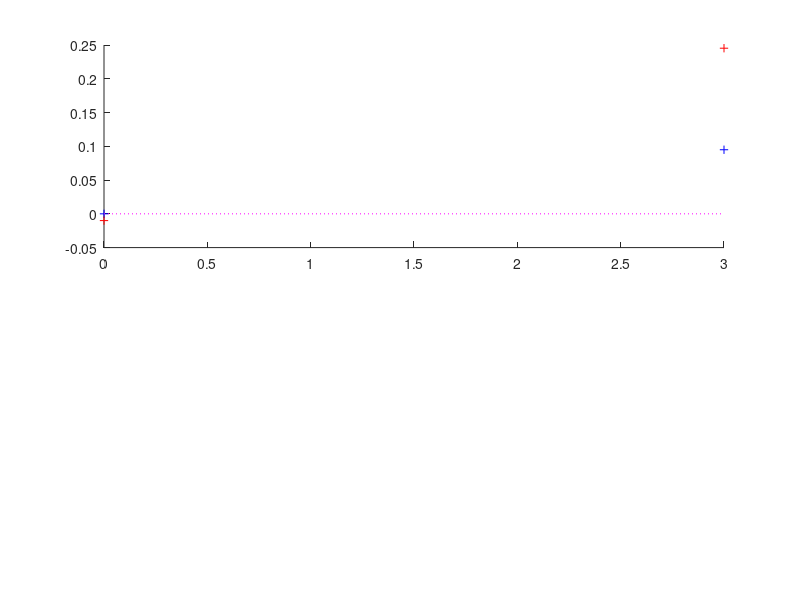

Write MATLAB code to recreate this figure. (Note: this script raises an error after producing the figure.)
function exp055_hardware_iterative_control
% % % % % % % % % % % % % % % % % % % % % % % % % % % % % % % % % % % % % %
%
% exp055_hardware_iterative_control
%
% Q: Can we also work with iterative control in a GP setting?
% 
% A: 
%
% % % % % % % % % % % % % % % % % % % % % % % % % % % % % % % % % % % % % %
%
% Author: Edgar Klenske (edgar.klenske@tuebingen.mpg.de)
% Created: 2014-06-25
%
% % % % % % % % % % % % % % % % % % % % % % % % % % % % % % % % % % % % % %
clear all

%% colors
mpg = [0,125,122] ./ 255;
dre = [130,0,0] ./ 255; 
gre = [100,100,100] ./ 255; 
ora = [255,153,51] ./ 255;
blu = [0,0,130] ./ 255;

%%

% description and filename to save the data
desc = 'hardware run with iterative control scheme'
filename = '20140630_plain_control.mat'

% specify the used control method
method = 'ilc' % 'p', 'plain', 'gp', 'gp-es'
control_gain = 1;

% Basic Kernel Hyperparameters
hyp1 = log([
            5.234 % P_ell, length-scale of the periodic kernel
            300 %396.0294 % P_p, period-length of the periodic kernel
            0.355 % P_sf, signal-variance of the periodic kernel
            200 % SE_ell, length-scale of the SE-kernel
            sqrt(2)*0.55*0.2; % tau, model variance for delta kernel 
            ]);
hypopt = hyp1;
cov = @covfunc;
opt_hyp = 1;


sigma = 0.25; % the daytime indoor measurement noise SD is 0.25-0.35

% Prior on hyperparameters
pri.mean = exp(hyp1);
pri.sigm = [
            1 % P_ell, length-scale of the periodic kernel
            100 % P_p, period-length of the periodic kernel
            0.01 % P_sf, signal-variance of the periodic kernel
            1000 % SE_ell, length-scale of the SE-kernel
            0.1 % rho, prior for the linear kernel
            0.01; % tau, model variance for delta kernel
            ];

% zero mean function
meanfunc = @(x1) 0;

% controller parameters
dtc = 3; % controller time
TEND = 1500;
T0 = 0:dtc:TEND; % initialise the time vector
dtm = 3; % measurement time

global A B C
A = 0;
B = 1;
C = 1;

Ad = expm(A*dtc); % Zero order hold discretisation


% compute the integral over expm(A*dt)
tic
wrap = @(t) expm(A.*t);
eAt = integral(wrap, 0, dtc, 'ArrayValued', true);
Bd = eAt*B;
toc


% initialisations
x0 = 0;  % state vector
u0 = 0;  % a zero control signal
u_sequence = u0;  % the control sequence
h0 = exp(hyp1);  % the hyper vector

Tc = 0;  % time vector (control)
Tm = 0;  % time vector (measurement)
U = u0;  % control vector
X = x0;  % state vector
M = x0 + sigma*randn(1); % measurement vector
Hyp = h0;  % init hyper vector
G = [];  % measurement vector
dTc = [];  % dtc-vector
dTm = [];  % dtm-vector

XODE = x0;
TODE = 0;

x = x0;
u = u0;

% inits for the optimiser
He = [];
b = [];

% inits for the real world
t0 = clock;
t1 = clock;
as_px = 2.5221; % measured pixel resolution

disp(length(T0));

InputData  = zeros(1,length(T0));
OutputData = zeros(1,length(T0));

for i=1:length(T0) %iterate over all timepoints

    HW = 0; % 0 = simulation, 1 = hardware
    switch HW
        case 0
            %% simulation
            t = T0(i); % prepare the current time
            x = X(:,end);                                                                                                                                                                                                                                                                                                                                                                                                                                                                                                                                                                                                                                                                           

            dynfun = @(t,x) (dynamics(x,u,t));
            [TOUT,XOUT] = ode45(dynfun,[t, t+dtc], x); % simulate the dynamics
            TODE = [TODE, TOUT(2:end)']; %#ok<AGROW>
            XODE = [XODE, XOUT(2:end,:)']; %#ok<AGROW>
            X = [X, XOUT(end,:)']; % add new measurement to X
            Tc = [Tc, TOUT(end)]; % add new time to T control
            dTc = [dTc, dtc];
            U = [U, u];
            M = [M, X(:,end)+sigma*randn(1)]; % add new measurement
            
            InputData(i) = X(:,end)+sigma*randn(1);
            
            if Tc(end) - Tm(end) >= dtm
                G = [G, U(end) + M(end-1)*(1-control_gain)/Bd - M(end)/Bd];
                Tm = [Tm, TOUT(end)]; % add new time to T measure
                dTm = [dTm, dtm];
            end

            Hyp = [Hyp, exp(hypopt)]; % store current period length
            
        case 1
            %% receive measurement from hardware
            meas = 0;
            while meas == 0
                try
                    wait_tic = tic;
                    message = judp('receive',1308,181*8,3000)
                    wait_time = toc(wait_tic)

                    if i==1
                        t0 = clock;
                        t0(6) = t0(6) - dtc;
                        t1 = t0;
                    end
                    
                    t2 = clock;
                    while(etime(t2, t1)<dtc)
                        pause(0.1)
                        t2 = clock;
                    end
                    dTc = [dTc, etime(t2, t1)];
                    t1 = t2;
                    t = etime(t2,t0);

                    Tc = [Tc, t];

                    ra_distance = typecast(message,'double');
                    meas = ra_distance*as_px;
                    u;
                    U = [U, u];
                    M = [M, meas];
                    x = meas;
                    
                    Ad = expm(A*dTc(end));
                    eAt = integral(wrap, 0, dtc, 'ArrayValued', true);
                    Bd = eAt*B;
                    
                    if t - Tm(end) >= dtm % new measurement when a certain time has passed
                        G = [G, U(end) + M(end-1)*(1-control_gain)/Bd - M(end)/Bd];
                        Tm = [Tm, t]; % add new time to T
                        dTm = [dTm, t - Tm(end-1)];
                    end
                catch err
                    if strcmp(strtrim(err.message), 'judp.m--Failed to receive UDP packet; connection timed out.')
                        disp '.'; % do nothing
                        judp('send', 1309, '127.0.0.1', typecast(-dtc*u/as_px, 'int8'));
                    else
                        rethrow(err);
                    end
                end
            end
        otherwise
            error('wrong data acquisition type')
    end

    %% throw away old data (less CPU time)
    %TODO: consider cooler sparsity
    l = length(G);
    n = 180;
    if l>n
        Z = Tm(l-n+1:l)' - (dTm(l-n+1:l)/2)';
        Y1 = G(1,l-n:l-1)';
    elseif l>1
        Z = Tm(2:end)' - (dTm/2)';
        Y1 = G(1,:)';
    else
        Z = [];
        Y1 = [];
    end
    
    %% estimation of the affine part
    if Tm(end) == Tc(end)  % run this only if a new measurement was made
        t = Tc(end);

 
        %% estimate current error
        x = M(:,end); % this is the noisy measurement
                

        %% prediction of the affine part
        % Not done in ilc
        

        %% controller       
        if l>5
            kZZ1 = feval(cov,hypopt,Z,Z); % covariance between input locations
            CK = chol(kZZ1 + 1e-3*eye(size(kZZ1)));
            Alp = solve_chol(CK, Y1);            
            u = feval(cov,hypopt,(t+dtc/2),Z)*Alp - control_gain*x/dtc;
        else
            u = -x/dtc;
        end
        
        
    else
        if ~isempty(u_sequence)
            u = u_sequence(1);
            u_sequence(1) = [];
        else
            warning('requested control signal while sequence was empty!')
            u = 0;
        end
    end

    OutputData(i) = u;

    %% send control to telescope
    switch HW % 0 = none, 1 = send control to hardware
        case 1
            try
                sent_message = typecast(-dtc*u/as_px, 'int8');
                judp('send', 1309, '127.0.0.1', typecast(-dtc*u/as_px, 'int8'));
            catch err
                if strcmp(strtrim(err.message), 'judp.m--Failed to receive UDP packet; connection timed out.')
                    disp '.'; % do nothing
                else
                    rethrow(err);
                end
            end
    end
    
    %% optimise hyperparameters
    if ~mod(l,1) && l > 15 && opt_hyp% only optimise every now and then
        minfunwrap = @(h) (minfun(h,hyp1,pri,cov,meanfunc,Z,Y1));
        hyptemp = hypopt;
        while minfunwrap(hyptemp(2)-log(2))<minfunwrap(hyptemp(2))
            if exp(hyptemp(2)) > 50
                hyptemp(2) = hyptemp(2)-log(2);
            else
                hyptemp = hypopt;
                break;
            end
        end

        [hypopt(2), He, b] = re_minimize(hyptemp(2),He,b,minfunwrap,1); % optimise hyperparameters
        
        
        if exp(hypopt(2)) < 50
        	hypopt(2) = hyp1(2);
        end
        

        P1_per = exp(hypopt(2)) %#ok<NASGU,NOPRT> % print the hypers
  
        
        if exp(hypopt(2)) < 50
            keyboard
        end
    end
    
    if ~mod(i-1,1) % do not plot every iteration (lesser runtime!)
        %% inference for plots

        % build a grid for the 3D-plot
        Tp = linspace(0,1.1*TEND,500);

        if l>1
            z0 = Tp(:); % input vector: time with zero x

            kZZ1 = feval(cov,hypopt,Z,Z); % covariance between input locations
            R1 = chol(kZZ1 + 1e-3*eye(size(kZZ1))); % Cholesky of the Gram matrix
            kzZ1 = feval(cov,hypopt,z0,Z); % covariance between plot and input locations
            kzz1 = feval(cov,hypopt,z0,z0); % covariance between plot locations
            a1 = (kzZ1/R1); % first part of the inverse
            m1 = a1*(R1'\Y1); % mean prediction for zero input
            v1 = kzz1 - a1*a1'; % uncertainty (variance)
            s1 = sqrt(diag(v1)); % standard deviation
        end
        
        %% plotting
        subplot(2,1,1,'replace')
        hold on
        plot(Tc,X,'+b');
        %% plot(Tm,F,'--c');
        plot(Tc,M,'+r');
        stairs(Tc(1:end),[U(2:end),U(end)],':m');

        if l>1
            subplot(2,1,2,'replace')
            hold off
            plot(Z,Y1,'+k')
            hold on
            f = [m1+2*s1; flipdim(m1-2*s1,1)];
            fill([z0; flipdim(z0,1)], f, [0 0 1],'FaceAlpha',.1,'EdgeColor','b', 'EdgeAlpha', .4);
            plot(z0,m1,'-b', 'LineWidth', 1);        
            xlim([min(Tp) max(Tp)])

        end
        pause(0.01) % pause and draw
        
        current_rms_error = sqrt(mean(M.^2))
    end
    
% export the results to the base workspace
assignin('base','Tc',Tc);
assignin('base','Tm',Tm);
assignin('base','M',M);
assignin('base','Y1',Y1);
assignin('base','X',X);
assignin('base','InputData',InputData);
assignin('base','OutputData',OutputData);
end
if HW
    if ~exist(filename, 'file')
        save(filename, 'G', 'F_', 'F', 'FS', 'Tc', 'Tm', 'M', 'Y1', 'X', 'U', 'H', 'desc', 'method');
    else
        warning('FILE EXISTS AND COULD NOT BE SAVED!')
        keyboard
    end
end

evalin('base','rms_error = rms(M(50:end))');

keyboard % wait for interaction
end


function dx = dynamics(x,u,t)
    persistent gear_function_x gear_function_y
    if isempty(gear_function_x)
        load gear_function_2.mat
    end
    
    global A B
    
    gear = 3; % the gear factor for the correct scaling of the data
    aff = gear*interp1(gear_function_x,gear_function_y,15*t,'nearest');
    
    dx = A*x + B*u + aff;
end

function [K, D] = fastCovDirac(hyp,x1,x2)
    tau2 = exp(2*hyp);
    K = tau2*(bsxfun(@eq, x1(:,1), x2(:,1)') );
    if nargout>1
        D = 2*K;
    end
end

function [K, D] = covfunc(hyp,x1,x2)
    if nargout>1
        [K1, D1] = fastCovPS(hyp(1:4),x1(:,1),x2(:,1));
        [K2, D2] = fastCovDirac(hyp(5),x1,x2);
    
        D = zeros(length(hyp),size(x1,1),size(x2,1)); 
        D(1:4,:,:) = D1;
        D(5,:,:) = D2;
    else
        K1 = fastCovPS(hyp(1:4),x1(:,1),x2(:,1));
        K2 = fastCovDirac(hyp(5),x1,x2);
    end
    K = K1 + K2;
end

function [nll, dnll] = negloglik(hyp,covfunc,meanfunc,X,Y)
    [K, D] = feval(covfunc,hyp,X,X);
    m = meanfunc(X);
    yhat = (Y-m);
    R = chol(K);
    Z = R'\yhat;
    nll = 0.5*(Z'*Z + 2*sum(log(diag(R))));
    
    if nargout > 1
        dnll = zeros(size(D,1),1);
        for i=1:size(D,1)
            RDR = (R'\reshape(D(i,:,:),size(K)))/R;
            dnll(i) = 0.5*(-Z'*RDR*Z + trace(RDR));
        end
    end
end

function [nlp, dnlp] = neglogpri(hyp, pri)
    nlp = 0;
    dnlp = zeros(size(hyp));
    
    for i=1:length(hyp)
        [lp, dlp] = lgamma(hyp(i),pri.mean(i),pri.sigm(i));
        nlp = nlp - lp;
        dnlp(i) = - dlp;
    end
end

function [lp, dlp] = lgamma(h,xhat,sigx)
    t = -0.5*xhat + 0.5*sqrt(xhat^2+4*sigx^2);
    k = (xhat/t)+1;
    lp = (k - 1) * (h) - exp(h)/(t); % note that hyp is encoded as log(hyp)
    dlp = (k - 1) - exp(h)/(t); % derivative
end

function [nlpost, dnlpost] = neglogpost(hyp,pri,covfunc,meanfunc,X,Y)
    if nargout > 1
        [nll, dnll] = negloglik(hyp,covfunc,meanfunc,X,Y);
        [nlp, dnlp] = neglogpri(hyp,pri);
        dnlpost = dnll + dnlp;
    else
        nll = negloglik(hyp,covfunc,meanfunc,X,Y);
        nlp = neglogpri(hyp,pri);
    end
    nlpost = nll + nlp;
end

function [nlmin, dnlmin] = minfun(h,hyp,pri,covfunc,meanfunc,X,Y)
    hyp = [hyp(1); h; hyp(3:end)];
    if nargout > 1
        [nlmin, dnlpost] = neglogpost(hyp,pri,covfunc,meanfunc,X,Y);
        dnlmin = dnlpost(2);
    else
        nlmin = neglogpost(hyp,pri,covfunc,meanfunc,X,Y);
    end
end